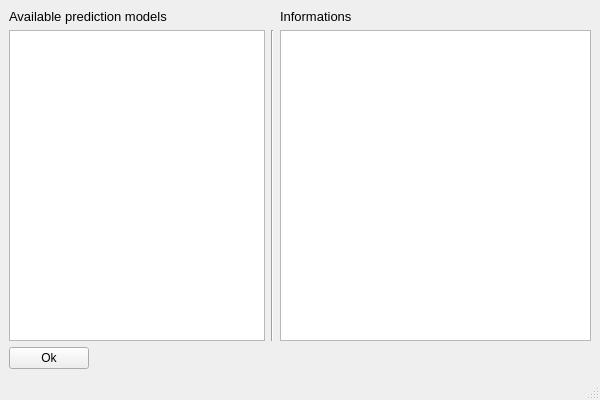
<?xml version="1.0" encoding="UTF-8"?>
<ui version="4.0">
 <class>MainWindow</class>
 <widget class="QMainWindow" name="MainWindow">
  <property name="geometry">
   <rect>
    <x>0</x>
    <y>0</y>
    <width>600</width>
    <height>400</height>
   </rect>
  </property>
  <property name="windowTitle">
   <string>MainWindow</string>
  </property>
  <widget class="QWidget" name="centralwidget">
   <layout class="QGridLayout" name="gridLayout">
    <item row="2" column="0">
     <widget class="QListView" name="types_list">
      <property name="sizePolicy">
       <sizepolicy hsizetype="Maximum" vsizetype="Expanding">
        <horstretch>0</horstretch>
        <verstretch>0</verstretch>
       </sizepolicy>
      </property>
      <property name="editTriggers">
       <set>QAbstractItemView::NoEditTriggers</set>
      </property>
      <property name="spacing">
       <number>7</number>
      </property>
     </widget>
    </item>
    <item row="2" column="1">
     <widget class="Line" name="line">
      <property name="orientation">
       <enum>Qt::Vertical</enum>
      </property>
     </widget>
    </item>
    <item row="3" column="0">
     <widget class="QPushButton" name="ok_button">
      <property name="sizePolicy">
       <sizepolicy hsizetype="Maximum" vsizetype="Fixed">
        <horstretch>0</horstretch>
        <verstretch>0</verstretch>
       </sizepolicy>
      </property>
      <property name="text">
       <string>Ok</string>
      </property>
     </widget>
    </item>
    <item row="0" column="0">
     <widget class="QLabel" name="label">
      <property name="font">
       <font>
        <pointsize>10</pointsize>
       </font>
      </property>
      <property name="text">
       <string>Available prediction models</string>
      </property>
     </widget>
    </item>
    <item row="0" column="2">
     <widget class="QLabel" name="label_2">
      <property name="font">
       <font>
        <pointsize>10</pointsize>
       </font>
      </property>
      <property name="text">
       <string>Informations</string>
      </property>
     </widget>
    </item>
    <item row="2" column="2">
     <widget class="QTextEdit" name="text_field">
      <property name="enabled">
       <bool>true</bool>
      </property>
      <property name="readOnly">
       <bool>true</bool>
      </property>
     </widget>
    </item>
   </layout>
  </widget>
  <widget class="QMenuBar" name="menubar">
   <property name="geometry">
    <rect>
     <x>0</x>
     <y>0</y>
     <width>600</width>
     <height>26</height>
    </rect>
   </property>
  </widget>
  <widget class="QStatusBar" name="statusbar"/>
 </widget>
 <resources/>
 <connections/>
</ui>
